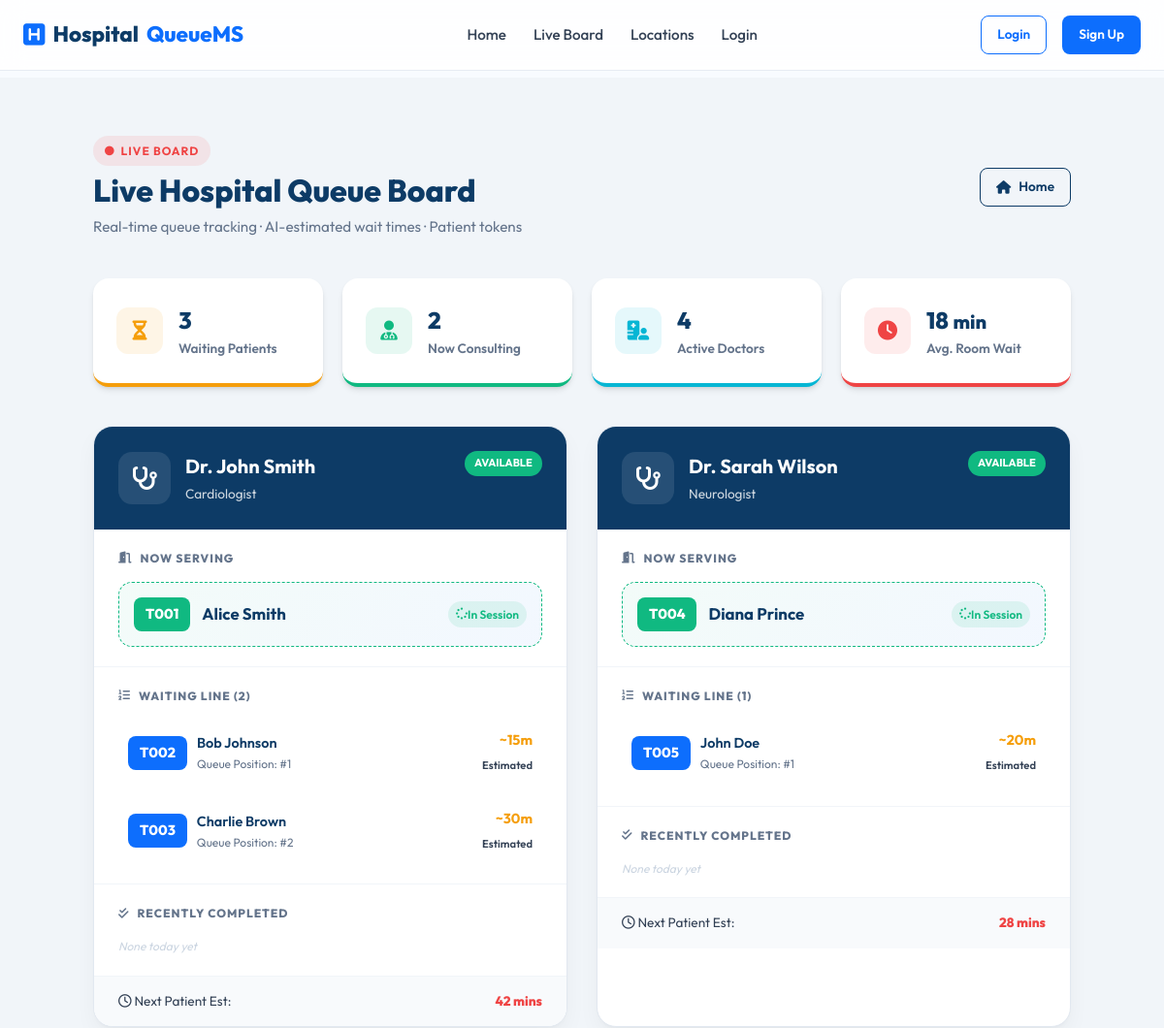
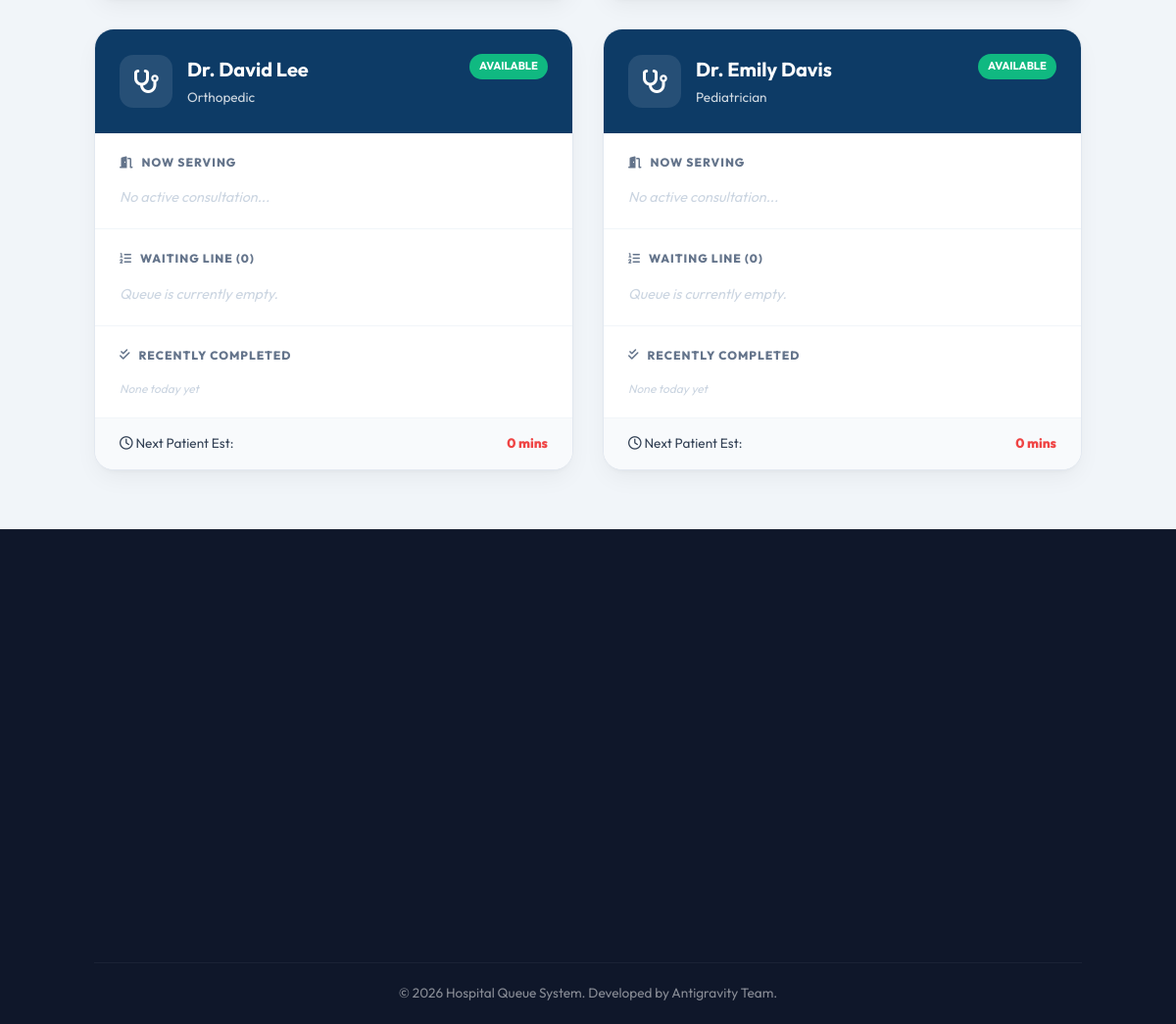
Screenshot of /queue/ with the database file from the repository (2 pictures, top to bottom).
### models.py (models this page shows, shortened)
class User(UserMixin, db.Model):
    __tablename__ = 'users'
    id = db.Column(db.Integer, primary_key=True)
    username = db.Column(db.String(80), unique=True, nullable=False)
    email = db.Column(db.String(120), unique=True, nullable=False)
    password_hash = db.Column(db.String(256), nullable=False)
    role = db.Column(db.String(20), nullable=False)  # 'patient', 'doctor', 'admin'
    name = db.Column(db.String(100), nullable=False)

class DoctorProfile(db.Model):
    __tablename__ = 'doctor_profiles'
    id = db.Column(db.Integer, primary_key=True)
    user_id = db.Column(db.Integer, db.ForeignKey('users.id', ondelete='CASCADE'), nullable=False)
    hospital_id = db.Column(db.Integer, db.ForeignKey('hospitals.id', ondelete='SET NULL'), nullable=True)
    specialty = db.Column(db.String(100), nullable=False)
    experience = db.Column(db.Integer, default=5)
    consultation_fee = db.Column(db.Float, default=500.0)
    rating = db.Column(db.Float, default=5.0)
    latitude = db.Column(db.Float, nullable=True)
    longitude = db.Column(db.Float, nullable=True)
    room_number = db.Column(db.String(20), nullable=True)
    available_from = db.Column(db.String(5), default="09:00")
    available_to = db.Column(db.String(5), default="17:00")
    user = db.relationship('User', backref=db.backref('doctor_profile', uselist=False, cascade='all, delete-orphan'))

### routes/queue.py (the view)
@queue_bp.route('/')
def index():
    doctors = User.query.filter_by(role='doctor').all()
    queue_data = {}
    for doc in doctors:
        active_entries = QueueEntry.query.filter(
            QueueEntry.doctor_id == doc.id,
            QueueEntry.status.in_(['waiting', 'in_consultation'])
        ).order_by(QueueEntry.position.asc()).all()
        completed_entries = QueueEntry.query.filter_by(
            doctor_id=doc.id,
            status='completed'
        ).order_by(QueueEntry.id.desc()).limit(5).all()
        current_consulting = next((q for q in active_entries if q.status == 'in_consultation'), None)
        waiting_list = [q for q in active_entries if q.status == 'waiting']
        experience = doc.doctor_profile.experience if doc.doctor_profile else 5
        specialty = doc.doctor_profile.specialty if doc.doctor_profile else 'General'
        hour_of_day = datetime.now().hour
        total_wait = predict_wait_time(len(active_entries), specialty, experience, hour_of_day)
        queue_data[doc.id] = {
            'doctor_name': doc.name,
            'specialty': specialty,
            'current': current_consulting.patient.name if current_consulting else 'None',
            'token_current': f"T{current_consulting.id:03d}" if current_consulting else None,
            'waiting': [
                {
                    'id': q.id,
                    'name': q.patient.name,
                    'position': q.position,
                    'wait_time': q.predicted_wait_time
                }
                for q in waiting_list
            ],
            'completed': [
                {
                    'id': q.id,
                    'name': q.patient.name
                }
                for q in completed_entries
            ],
            'wait_count': len(waiting_list),
            'total_wait_time': total_wait
        }
    return render_template('queue.html', queue_data=queue_data)

### predictor.py (called while the page is built, shortened)
def _load_assets():
    global _model, _enc, _loaded
    if _loaded:
        return

def predict_wait_time(queue_length: int, specialty: str,
                      experience: int, hour_of_day: int) -> int:
    _load_assets()
    return _rule_based(queue_length, experience, hour_of_day)

def _rule_based(queue_length: int, experience: int, hour_of_day: int) -> int:
    base_time          = queue_length * 15
    experience_discount = max(0.0, experience * 0.2)
    rush_hour_penalty  = 10 if 11 <= hour_of_day <= 13 else (8 if 14 <= hour_of_day <= 16 else 0)
    estimated = base_time - experience_discount + rush_hour_penalty
    return max(0, int(round(estimated)))

### templates/queue.html (shortened to what this page needs)
{% extends 'base.html' %}
{% block content %}
<section class="live-board-section">
    <div class="live-board-container">
        <div class="board-header reveal">
            <div class="board-title-group">
                <div>
                    <span class="live-indicator"><i class="fa-solid fa-circle fa-beat"></i> Live Board</span>
                    <h2>Live Hospital Queue Board</h2>
                    <p>Real-time queue tracking · AI-estimated wait times · Patient tokens</p>
                </div>
            </div>
            <a href="/" class="btn btn-outline-secondary btn-sm"><i class="fa-solid fa-house"></i> Home</a>
        </div>
        {% set total_waiting = namespace(count=0) %}
        {% set total_consulting = namespace(count=0) %}
        {% set total_wait_sum = namespace(val=0) %}
        {% set doc_count = queue_data|length %}
        {% for doc_id, doc in queue_data.items() %}
            {% set total_waiting.count = total_waiting.count + doc.wait_count %}
            {% if doc.current != 'None' %}{% set total_consulting.count = total_consulting.count + 1 %}{% endif %}
            {% set total_wait_sum.val = total_wait_sum.val + doc.total_wait_time %}
        {% endfor %}
        {% set avg_wait = (total_wait_sum.val / doc_count)|round|int if doc_count > 0 else 0 %}
        <div class="board-stats-row reveal">
            <div class="board-stat-card waiting">
                <i class="fa-solid fa-hourglass-half"></i>
                <div class="stat-info">
                    <h3>{{ total_waiting.count }}</h3>
                    <p>Waiting Patients</p>
                </div>
            </div>
            <div class="board-stat-card consulting">
                <i class="fa-solid fa-user-doctor"></i>
                <div class="stat-info">
                    <h3>{{ total_consulting.count }}</h3>
                    <p>Now Consulting</p>
                </div>
            </div>
            <div class="board-stat-card doctors">
                <i class="fa-solid fa-hospital-user"></i>
                <div class="stat-info">
                    <h3>{{ doc_count }}</h3>
                    <p>Active Doctors</p>
                </div>
            </div>
            <div class="board-stat-card wait-time">
                <i class="fa-solid fa-clock"></i>
                <div class="stat-info">
                    <h3>{{ avg_wait }} <small>min</small></h3>
                    <p>Avg. Room Wait</p>
                </div>
            </div>
        </div>
        <div class="board-grid reveal">
            {% for doc_id, doc in queue_data.items() %}
                <div class="board-card">
                    <div class="doc-header-card">
                        <div class="doc-avatar">
                            <i class="fa-solid fa-stethoscope"></i>
                        </div>
                        <div class="doc-info">
                            <h3>{{ doc.doctor_name }}</h3>
                            <p>{{ doc.specialty }}</p>
                        </div>
                        <span class="doc-status-badge {% if doc.wait_count > 3 %}busy{% endif %}">
                            {% if doc.wait_count > 3 %}Busy{% else %}Available{% endif %}
                        </span>
                    </div>
                    <div class="board-card-body">
                        <div class="q-section">
                            <span class="q-label"><i class="fa-solid fa-door-open"></i> Now Serving</span>
                            {% if doc.current != 'None' %}
                                <div class="serving-box">
                                    <div class="serving-patient">
                                        <div class="token-pill token-serving">
                                            {{ doc.token_current if doc.token_current else '—' }}
                                        </div>
                                        <strong>{{ doc.current }}</strong>
                                    </div>
                                    <span class="badge badge-success"><i class="fa-solid fa-spinner fa-spin"></i> In Session</span>
                                </div>
                            {% else %}
                                <div class="empty-msg">No active consultation...</div>
                            {% endif %}
                        </div>
                        <div class="q-section">
                            <span class="q-label"><i class="fa-solid fa-list-ol"></i> Waiting Line ({{ doc.wait_count }})</span>
                            {% if doc.waiting %}
                                <div class="waiting-list">
                                    {% for item in doc.waiting %}
                                    <div class="waiting-row">
                                        <div class="w-patient">
                                            <div class="token-pill token-waiting">T{{ '%03d' % item.id }}</div>
                                            <div class="w-info">
                                                <span class="w-name">{{ item.name }}</span>
                                                <span class="w-meta">Queue Position: #{{ item.position }}</span>
                                            </div>
                                        </div>
                                        <div class="w-wait">
                                            <span class="w-time">~{{ item.wait_time }}m</span>
                                            <span class="w-pos">Estimated</span>
                                        </div>
                                    </div>
                                    {% endfor %}
                                </div>
                            {% else %}
                                <div class="empty-msg">Queue is currently empty.</div>
                            {% endif %}
                        </div>
                        <div class="q-section">
                            <span class="q-label"><i class="fa-solid fa-check-double"></i> Recently Completed</span>
                            <div class="done-list">
                                {% if doc.completed %}
                                    {% for item in doc.completed %}
                                        <span class="done-token" title="{{ item.name }}">T{{ '%03d' % item.id }}</span>
                                    {% endfor %}
                                {% else %}
                                    <span class="empty-msg" style="font-size: 0.75rem;">None today yet</span>
                                {% endif %}
                            </div>
                        </div>
                        <div class="board-card-footer">
                            <span><i class="fa-regular fa-clock"></i> Next Patient Est:</span>
                            <strong class="wait-total">{{ doc.total_wait_time }} mins</strong>
                        </div>
                    </div>
                </div>
            {% else %}
                <div class="empty-state">
                    <i class="fa-solid fa-hospital"></i>
                    <p>No active doctor queues found.</p>
                </div>
            {% endfor %}
        </div>
    </div>
</section>
{% endblock %}

### templates/base.html (shortened to what this page needs)
<!DOCTYPE html>
<html lang="en">
<head>
    <link rel="stylesheet" href="https://cdnjs.cloudflare.com/ajax/libs/font-awesome/6.4.0/css/all.min.css">
    <link rel="stylesheet" href="{{ url_for('static', filename='css/style.css') }}">
</head>
<body>
    <header class="header">
        <div class="header-container">
            <a href="/" class="logo">
                <i class="fa-solid fa-square-h"></i> Hospital<span>QueueMS</span>
            </a>
            <nav class="nav-links" id="navLinks">
                <a href="/">Home</a>
                <a href="/queue">Live Board</a>
                <a href="/dashboard/location-dashboard">Locations</a>
                {% if current_user.is_authenticated %}
                    {% if current_user.role == 'patient' %}
                        <a href="/appointments">Book Appointment</a>
                        <a href="/dashboard">My Dashboard</a>
                    {% elif current_user.role == 'doctor' %}
                        <a href="/dashboard/doctor">Doctor Portal</a>
                    {% elif current_user.role == 'admin' %}
                        <a href="/dashboard/admin">Admin Panel</a>
                    {% endif %}
                    <a href="/auth/logout" class="btn-logout-mobile"><i class="fa-solid fa-right-from-bracket"></i> Logout</a>
                {% else %}
                    <a href="/auth/login">Login</a>
                {% endif %}
            </nav>
            <div class="nav-actions">
                {% if current_user.is_authenticated %}
                    <span class="user-greeting"><i class="fa-regular fa-circle-user"></i> {{ current_user.name }}</span>
                    <a href="/auth/logout" class="btn btn-secondary btn-sm"><i class="fa-solid fa-right-from-bracket"></i> Logout</a>
                {% else %}
                    <a href="/auth/login" class="btn btn-outline btn-sm">Login</a>
                    <a href="/auth/register" class="btn btn-primary btn-sm">Sign Up</a>
                {% endif %}
            </div>
        </div>
    </header>
    <main class="main-content">
        {% block content %}{% endblock %}
    </main>
    <footer class="footer">
        <div class="footer-container">
        </div>
        <div class="footer-bottom">
            <p>&copy; 2026 Hospital Queue System. Developed by Antigravity Team.</p>
        </div>
    </footer>
</body>
</html>

### rows the page displays
User: doctor_name "Dr. John Smith"
DoctorProfile: specialty "Cardiologist"
User: current "Alice Smith"
User: id "002", name "Bob Johnson", position "1", wait_time "15"
User: id "003", name "Charlie Brown", position "2", wait_time "30"
User: doctor_name "Dr. Sarah Wilson"
DoctorProfile: specialty "Neurologist"
User: current "Diana Prince"
User: id "005", name "John Doe", position "1", wait_time "20"
User: doctor_name "Dr. David Lee"
DoctorProfile: specialty "Orthopedic"
User: doctor_name "Dr. Emily Davis"
DoctorProfile: specialty "Pediatrician"

### other values shown
{{ total_waiting.count }} "3"
{{ total_consulting.count }} "2"
{{ doc_count }} "4"
{{ avg_wait }} "18"
{{ doc.token_current if doc.token_current else '—' }} "T001" "T004"
{{ doc.wait_count }} "2" "1" "0" "0"
{{ doc.total_wait_time }} "42" "28" "0" "0"
